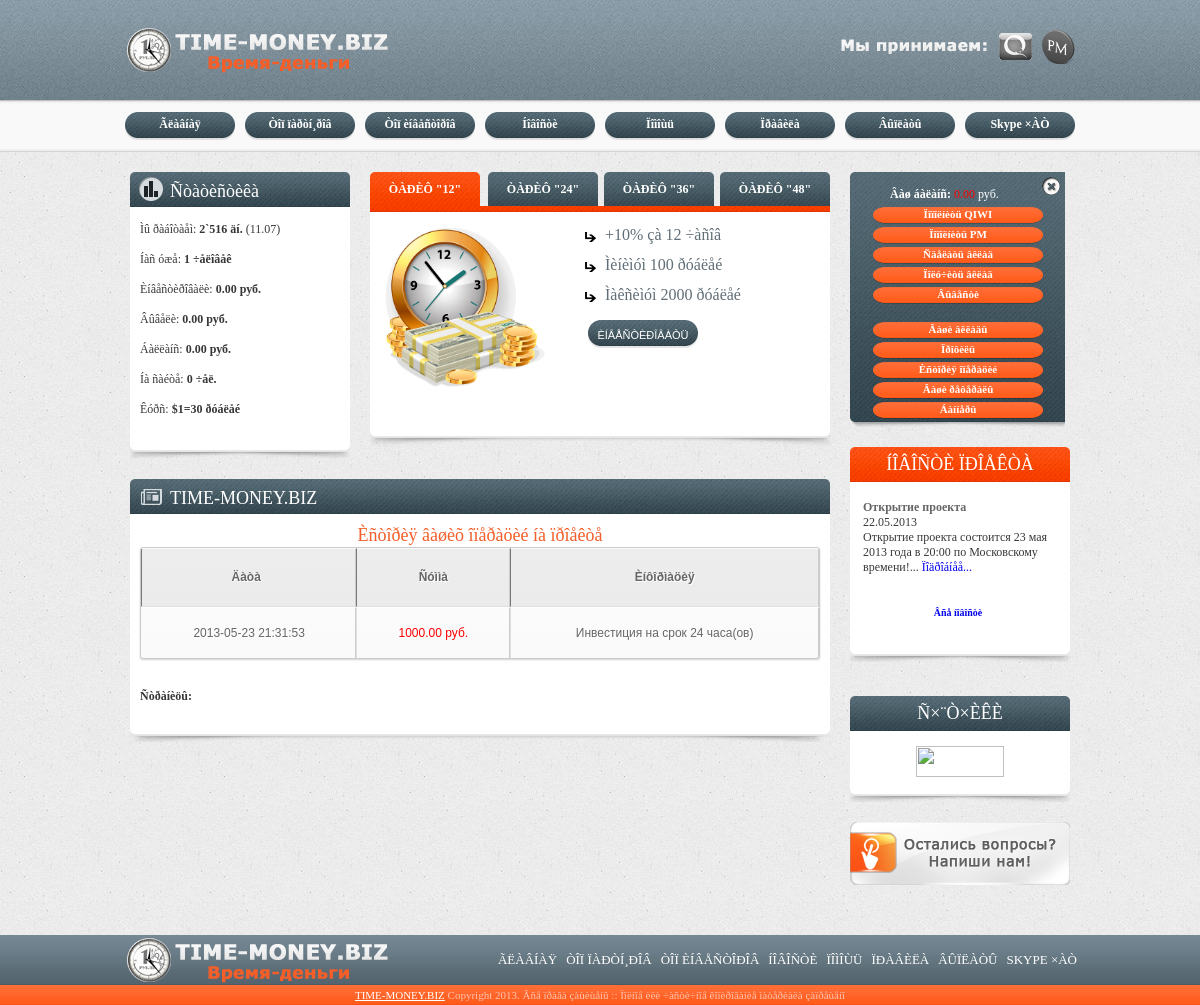
The app's page /history.php (signed in) with its own data.
### tables this page shows
CREATE TABLE IF NOT EXISTS `tb_stat` (
  `id` tinyint(1) NOT NULL AUTO_INCREMENT,
  `users` int(11) NOT NULL,
  `ru` int(11) NOT NULL,
  `ua` int(11) NOT NULL,
  `kz` int(11) NOT NULL,
  `byr` int(11) NOT NULL,
  `allr` int(11) NOT NULL,
  `inv` int(11) NOT NULL,
  `sinv` float(9,2) NOT NULL,
  `vinv` float(9,2) NOT NULL,
  `online` int(11) NOT NULL,
  `money` float(9,2) NOT NULL,
  `money2` float(9,2) NOT NULL,
  `date` varchar(15) NOT NULL,
  `payme` float(9,2) NOT NULL,
  PRIMARY KEY (`id`)
);

CREATE TABLE IF NOT EXISTS `tb_config` (
  `id` tinyint(1) NOT NULL AUTO_INCREMENT,
  `site_name` varchar(160) NOT NULL,
  `money` varchar(5) NOT NULL,
  `min` float(9,2) NOT NULL,
  `money_ref` float(9,2) NOT NULL,
  `ar_money` float(9,2) NOT NULL,
  `ar_money2` float(9,2) NOT NULL,
  `mail` float(9,3) NOT NULL,
  `mail2` float(9,3) NOT NULL,
  `mail_max` float(9,3) NOT NULL,
  `mail2_max` float(9,3) NOT NULL,
  `mail_money` float(9,2) NOT NULL,
  `mail2_money` float(9,2) NOT NULL,
  `gl_money` float(9,2) NOT NULL,
  `gl_money2` float(9,2) NOT NULL,
  `limit_money` float(9,2) NOT NULL,
  PRIMARY KEY (`id`)
);

CREATE TABLE IF NOT EXISTS `tb_history` (
  `id` int(11) NOT NULL AUTO_INCREMENT,
  `login` varchar(25) NOT NULL,
  `text` varchar(160) NOT NULL,
  `money` float(9,2) NOT NULL,
  `date` varchar(21) NOT NULL,
  `flag` tinyint(1) NOT NULL,
  PRIMARY KEY (`id`)
);

CREATE TABLE IF NOT EXISTS `tb_news` (
  `id` int(11) NOT NULL AUTO_INCREMENT,
  `title` varchar(60) NOT NULL,
  `text` text NOT NULL,
  `date` varchar(10) NOT NULL,
  PRIMARY KEY (`id`)
);

### history.php (the view, shortened to what this page needs)
<?php
include("header.php");
?>
<h2><center>Èñòîðèÿ âàøèõ îïåðàöèé íà ïðîåêòå</center></h2>
<?php
print"<table class=\"simple-little-table\" width=\"100%\" border=\"1\" cellspacing=\"0\" cellpadding=\"0\" ><tr>
<th align=\"center\"><b>Äàòà</b></th>
<th align=\"center\"><b>Ñóììà</b></th>
<th align=\"center\"><b>Èíôîðìàöèÿ</b></th>
</tr>";
$perpage = 10;
$s=$_GET['s'];
if ($s=="") {
$s="1";
}
$start_pos = ($s - 1) * $perpage;
$result = mysql_query("SELECT * FROM tb_history WHERE login='$rowus[login]' ORDER BY id DESC LIMIT $start_pos, $perpage");
while ($row = mysql_fetch_array($result)) {
if ($row[flag]==1) {$color="#ff0000";} else {$color="#00cc00";}
print"<tr>
<td align=\"center\">$row[date]</td>
<td align=\"center\"><font color=\"$color\">$row[money] $rowcg[money]</font></td>
<td align=\"center\">$row[text]</td>
</tr>";
}
print"</table><br><br><b>Ñòðàíèöû:</b>";
?>
<?php
include("footer.php");
?>

### header.php (shortened to what this page needs)
<?php
$user=$_SESSION["user"];
$sqlcg="SELECT * FROM tb_config WHERE id='1'";
$resultcg=mysql_query($sqlcg);
$rowcg=mysql_fetch_array($resultcg);
$sqlns="SELECT id, title, text, date FROM tb_news ORDER BY id DESC LIMIT 1";
$resultns=mysql_query($sqlns);
$rowns=mysql_fetch_array($resultns);
if ($user!="") {
$sqlus="SELECT * FROM tb_users WHERE login='$user'";
$resultus=mysql_query($sqlus);
$rowus=mysql_fetch_array($resultus);
}
$sql_st="SELECT * FROM tb_stat WHERE id='1'";
$result_st=mysql_query($sql_st);
$row_st=mysql_fetch_array($result_st);
$row_st[users]=number_format($row_st[users], 0, '.', '`');
$row_st[ru]=number_format($row_st[ru], 0, '.', '`');
$row_st[ua]=number_format($row_st[ua], 0, '.', '`');
$row_st[byr]=number_format($row_st[byr], 0, '.', '`');
$row_st[kz]=number_format($row_st[kz], 0, '.', '`');
$row_st[online]=number_format($row_st[online], 0, '.', '`');
$row_st[ball]=number_format($row_st[sinv]-$row_st[payme], 2, '.', '');
$row_st[bonus]=number_format($row_st[bonus], 2, '.', '`');
function num2word($num,$words) {
  $num=$num%100;
  switch ($num) {
    case 1:  { return($words[0]); }
    default: { return($words[2]); }
  }
}
$num1=$row_st[users];
$words1=Array("÷åëîâåê", "÷åëîâåêà", "÷åëîâåê");
$text_w1=num2word($num1,$words1);
$timepr=time()-1373569200;
$timepr=$timepr/86400;
$timepr=number_format($timepr, 0, '.', '`');
?>
<!DOCTYPE html PUBLIC "-//W3C//DTD XHTML 1.0 Transitional//EN" "http://www.w3.org/TR/xhtml1/DTD/xhtml1-transitional.dtd">
<html xmlns="http://www.w3.org/1999/xhtml"><head><meta http-equiv="Content-Type" content="text/html; charset=windows-1251">
	<link rel="stylesheet" href="./time_files/style.css" type="text/css">
</head>
<body>
<div class="top-line">
	<div class="main">
		<div class="header">
			<a href="/" class="logo"></a>
			<div class="social-block">
				<a class="social-link" title="Ìû ïðèíèìàåì"><img src="./time_files/soc-link3.png"></a>
				<a class="social-link" title="Qiwi ßéöà"><img src="./time_files/soc-link1.png"></a>
				<a class="social-link" title="Perfect Money"><img src="./time_files/soc-link2.png"></a>
			</div>
		</div>
		<div class="top-menu-block">
			<ul>
				<li>
					<a href="/index" class="menu-link">Ãëàâíàÿ</a>
				</li>
				<li>
					<a href="/top?top=2" class="menu-link">Òîï ïàðòí¸ðîâ</a>
				</li>
				<li>
					<a href="/top?top=1" class="menu-link">Òîï èíâåñòîðîâ</a>
				</li>
				<li>
					<a href="/news" class="menu-link">Íîâîñòè</a>
				</li>
				<li>
					<a href="/faq" class="menu-link">Ïîìîùü</a>
				</li>
				<li>
					<a href="/rules" class="menu-link">Ïðàâèëà</a>
				</li>
				<li>
					<a href="/user_pay" class="menu-link">Âûïëàòû</a>
				</li>
				<li>
					<a href="skype:?chat&blob=OisOWEKz2ZWKBS8NEzwB53oGyRJ1OIvPUTmTXmd47Duzo7WmLYLIH9iqm81mw2Cn0VJg" class="menu-link">Skype ×ÀÒ</a>
				</li>
			</ul>
		</div>
	</div>
</div>
<div style="clear: both; height: 20px;"></div>
<div class="main-content">
	<div class="left-col">
		<div class="books">
			<div class="books-top"><img src="./time_files/vote-icon.png" alt="books-icon">Ñòàòèñòèêà</div>
			<div class="books-repeat">
				Ìû ðàáîòàåì: <b><?php print"$timepr"; ?> äí.</b> (11.07) <br><br>
				Íàñ óæå: <b><?php print"$row_st[users] $text_w1"; ?></b><br><br>
				Èíâåñòèðîâàëè: <b><?php print"$row_st[sinv] $rowcg[money]"; ?></b><br><br>
				Âûâåëè: <b><?php print"$row_st[payme] $rowcg[money]"; ?></b><br><br>
				Áàëëàíñ: <b><?php print"$row_st[ball] $rowcg[money]"; ?></b> <br><br>
				Íà ñàéòå: <b><?php include("useronline.php"); ?> ÷åë.</b> <br><br>
				Êóðñ: <b>$1=30 ðóáëåé </b><br><br>
				<div style="clear: both; height: 1px;"></div>
			</div>
			<div class="books-bottom"></div>
		</div>
		<div class="right-col3">
			<div class="games-block-content" style="padding: 0px; background: none;">
					<div class="tt-tabs2">
						<div class="index-tabs">
							<span class="active-ttab2">ÒÀÐÈÔ "12"</span>
							<span>ÒÀÐÈÔ "24"</span>
							<span>ÒÀÐÈÔ "36"</span>
							<span>ÒÀÐÈÔ "48"</span>
						</div>
						<div class="index-panel">
							<div class="tt-panel" style="display: block;">
								<div class="album1">
								     <div class="album-news">
	<div class="album-news-image">
		<img src="./time_files/time.png">
	</div>
</div></div>
								<div class="album2">
								     <div class="books-news">
	<h2>+10% çà 12 ÷àñîâ</h2>
</div><div class="books-news">
	<h2>Ìèíèìóì 100 ðóáëåé</h2>
</div><div class="books-news">
	<h2>Ìàêñèìóì 2000 ðóáëåé</h2>
</div><div class="books-news">
	<input type="submit" onclick="location.href='inv'" value="Èíâåñòèðîâàòü" class="vote-buttom">
</div>
								</div>
								<div style="clear: both; height: 7px;"></div>
							</div>
						</div>
					</div>
			</div>
			<div class="games-block-bottom"></div>
		</div>
		<div style="clear: both; height: 1px;"></div>
		<div class="left-col-item">
			<div class="left-col-item-title"><img src="./time_files/news-icon.png" alt="news-icon">TIME-MONEY.BIZ</div>
			<div class="left-col-item-content-news" style="padding: 10px;">
						<div class="index-panel">
							<div class="tt-panel" style="display: block;">
								<div class="news-news">

### ablock2.php (shortened to what this page needs)
<?php
if ($rowus[login]!="") {
?>
<div class="avtorization">
<div class="left-block2">
	<div class="left-block-content2">
		<div class="l-link">
		    <b>Âàø áàëàíñ:</b> <font color="#ff0000"><?php print"$rowus[money]</font> $rowcg[money]"; ?>
			<a href="pay_qiwi" class="add-link">Ïîïîëíèòü QIWI</a>
			<a href="pay_pm" class="add-link">Ïîïîëíèòü PM</a>
			<a href="inv" class="add-link">Ñäåëàòü âêëàä</a>
			<a href="invv" class="add-link">Ïîëó÷èòü âêëàä</a>
			<a href="pay_money" class="add-link">Âûâåñòè</a><br>
			<a href="invv" class="add-link">Âàøè âêëàäû</a>
			<a href="profile"  class="add-link">Ïðîôèëü</a>
			<a href="history" class="add-link">Èñòîðèÿ îïåðàöèé</a>
			<a href="refferals" class="add-link">Âàøè ðåôåðàëû</a>
			<a href="adv" class="add-link">Áàííåðû</a>
			<a href="exit" class="lu-link"><img src="/images/exit.png" alt="exit"></a>
		</div>
	</div>
</div>
		</div>
<?php
}
?>

### ablock.php
<table>
<tbody>
<tr>
<td width="190">
<?php
$rowns[text]=substr($rowns[text],0,160);
$rowns[text]=str_replace("[b]","<b>",$rowns[text]);
$rowns[text]=str_replace("[/b]","</b>",$rowns[text]);
$rowns[text]=str_replace("[i]","<i>",$rowns[text]);
$rowns[text]=str_replace("[/i]","</i>",$rowns[text]);
$rowns[text]=str_replace("[u]","<u>",$rowns[text]);
$rowns[text]=str_replace("[/u]","</u>",$rowns[text]);
print"<b><font color=\"#666666\">$rowns[title]</font></b><br>
$rowns[date] <br>$rowns[text]...
<a href=\"news?page=comments&id=$rowns[id]\">Ïîäðîáíåå...</a>
<br><br><h5><center><a href=\"news\">Âñå íîâîñòè</a></center></h5>";
?>
</td>
</tr>
</tbody>
</table>

### records on screen
tb_stat: users "1", users "÷åëîâåê", sinv "0.00", payme "0.00"
tb_config: money "руб."
tb_history: date "2013-05-23 21:31:53", money "1000.00", text "Инвестиция на срок 24 часа(ов)"
tb_news: title "Открытие проекта", date "22.05.2013", text "Открытие проекта состоится 23 мая 2013 года в 20:00 по Московскому времени!"

### other values on screen
$timepr "2`516"
$row_st[ball] "0.00"
$online "0"
$rowus[money] "0.00"
